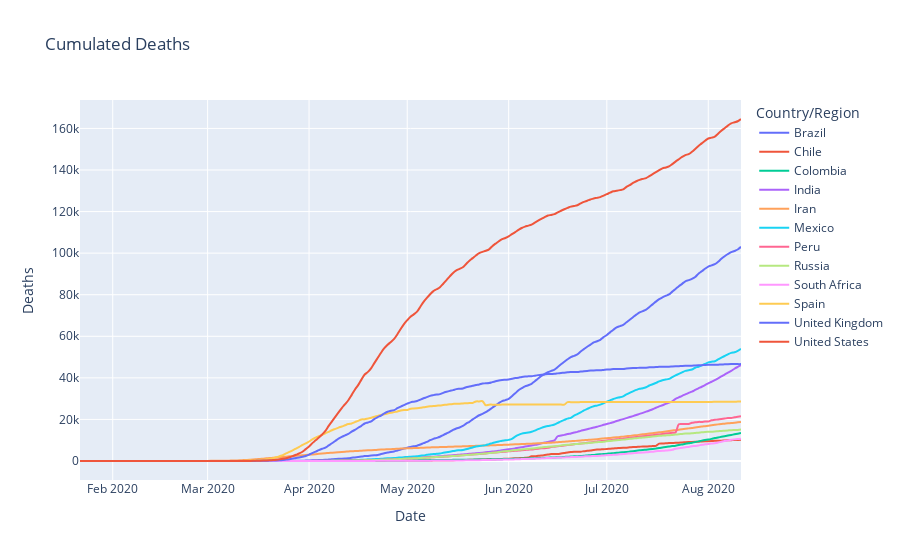

Notebook code for this chart:
### Code cell
fig = px.line(top12_countries, x="Date", y="Deaths", color="Country/Region", line_group="Country/Region", hover_name="Country/Region",
        line_shape="spline", render_mode="svg", title='Cumulated Deaths')
fig.show()

### Figure 1 — Plotly figure (JSON) as saved in the notebook; plotly's stock layout.template omitted (floating-point values rounded to 4 significant figures; data arrays with more than 128 entries replaced by an {"elided": "..."} marker saying what was removed)
{"data": [{"hovertemplate": "<b>%{hovertext}</b><br><br>Country/Region=Brazil<br>Date=%{x}<br>Deaths=%{y}<extra></extra>", "hovertext": {"elided": "203 str values"}, "legendgroup": "Brazil", "line": {"color": "#636efa", "dash": "solid", "shape": "spline"}, "mode": "lines", "name": "Brazil", "showlegend": true, "type": "scatter", "x": {"elided": "203 str values"}, "xaxis": "x", "y": {"elided": "203 int values"}, "yaxis": "y"}, {"hovertemplate": "<b>%{hovertext}</b><br><br>Country/Region=Chile<br>Date=%{x}<br>Deaths=%{y}<extra></extra>", "hovertext": {"elided": "203 str values"}, "legendgroup": "Chile", "line": {"color": "#EF553B", "dash": "solid", "shape": "spline"}, "mode": "lines", "name": "Chile", "showlegend": true, "type": "scatter", "x": {"elided": "203 str values"}, "xaxis": "x", "y": {"elided": "203 int values"}, "yaxis": "y"}, {"hovertemplate": "<b>%{hovertext}</b><br><br>Country/Region=Colombia<br>Date=%{x}<br>Deaths=%{y}<extra></extra>", "hovertext": {"elided": "203 str values"}, "legendgroup": "Colombia", "line": {"color": "#00cc96", "dash": "solid", "shape": "spline"}, "mode": "lines", "name": "Colombia", "showlegend": true, "type": "scatter", "x": {"elided": "203 str values"}, "xaxis": "x", "y": {"elided": "203 int values"}, "yaxis": "y"}, {"hovertemplate": "<b>%{hovertext}</b><br><br>Country/Region=India<br>Date=%{x}<br>Deaths=%{y}<extra></extra>", "hovertext": {"elided": "203 str values"}, "legendgroup": "India", "line": {"color": "#ab63fa", "dash": "solid", "shape": "spline"}, "mode": "lines", "name": "India", "showlegend": true, "type": "scatter", "x": {"elided": "203 str values"}, "xaxis": "x", "y": {"elided": "203 int values"}, "yaxis": "y"}, {"hovertemplate": "<b>%{hovertext}</b><br><br>Country/Region=Iran<br>Date=%{x}<br>Deaths=%{y}<extra></extra>", "hovertext": {"elided": "203 str values"}, "legendgroup": "Iran", "line": {"color": "#FFA15A", "dash": "solid", "shape": "spline"}, "mode": "lines", "name": "Iran", "showlegend": true, "type": "scatter", "x": {"elided": "203 str values"}, "xaxis": "x", "y": {"elided": "203 int values"}, "yaxis": "y"}, {"hovertemplate": "<b>%{hovertext}</b><br><br>Country/Region=Mexico<br>Date=%{x}<br>Deaths=%{y}<extra></extra>", "hovertext": {"elided": "203 str values"}, "legendgroup": "Mexico", "line": {"color": "#19d3f3", "dash": "solid", "shape": "spline"}, "mode": "lines", "name": "Mexico", "showlegend": true, "type": "scatter", "x": {"elided": "203 str values"}, "xaxis": "x", "y": {"elided": "203 int values"}, "yaxis": "y"}, {"hovertemplate": "<b>%{hovertext}</b><br><br>Country/Region=Peru<br>Date=%{x}<br>Deaths=%{y}<extra></extra>", "hovertext": {"elided": "203 str values"}, "legendgroup": "Peru", "line": {"color": "#FF6692", "dash": "solid", "shape": "spline"}, "mode": "lines", "name": "Peru", "showlegend": true, "type": "scatter", "x": {"elided": "203 str values"}, "xaxis": "x", "y": {"elided": "203 int values"}, "yaxis": "y"}, {"hovertemplate": "<b>%{hovertext}</b><br><br>Country/Region=Russia<br>Date=%{x}<br>Deaths=%{y}<extra></extra>", "hovertext": {"elided": "203 str values"}, "legendgroup": "Russia", "line": {"color": "#B6E880", "dash": "solid", "shape": "spline"}, "mode": "lines", "name": "Russia", "showlegend": true, "type": "scatter", "x": {"elided": "203 str values"}, "xaxis": "x", "y": {"elided": "203 int values"}, "yaxis": "y"}, {"hovertemplate": "<b>%{hovertext}</b><br><br>Country/Region=South Africa<br>Date=%{x}<br>Deaths=%{y}<extra></extra>", "hovertext": {"elided": "203 str values"}, "legendgroup": "South Africa", "line": {"color": "#FF97FF", "dash": "solid", "shape": "spline"}, "mode": "lines", "name": "South Africa", "showlegend": true, "type": "scatter", "x": {"elided": "203 str values"}, "xaxis": "x", "y": {"elided": "203 int values"}, "yaxis": "y"}, {"hovertemplate": "<b>%{hovertext}</b><br><br>Country/Region=Spain<br>Date=%{x}<br>Deaths=%{y}<extra></extra>", "hovertext": {"elided": "203 str values"}, "legendgroup": "Spain", "line": {"color": "#FECB52", "dash": "solid", "shape": "spline"}, "mode": "lines", "name": "Spain", "showlegend": true, "type": "scatter", "x": {"elided": "203 str values"}, "xaxis": "x", "y": {"elided": "203 int values"}, "yaxis": "y"}, {"hovertemplate": "<b>%{hovertext}</b><br><br>Country/Region=United Kingdom<br>Date=%{x}<br>Deaths=%{y}<extra></extra>", "hovertext": {"elided": "203 str values"}, "legendgroup": "United Kingdom", "line": {"color": "#636efa", "dash": "solid", "shape": "spline"}, "mode": "lines", "name": "United Kingdom", "showlegend": true, "type": "scatter", "x": {"elided": "203 str values"}, "xaxis": "x", "y": {"elided": "203 int values"}, "yaxis": "y"}, {"hovertemplate": "<b>%{hovertext}</b><br><br>Country/Region=United States<br>Date=%{x}<br>Deaths=%{y}<extra></extra>", "hovertext": {"elided": "203 str values"}, "legendgroup": "United States", "line": {"color": "#EF553B", "dash": "solid", "shape": "spline"}, "mode": "lines", "name": "United States", "showlegend": true, "type": "scatter", "x": {"elided": "203 str values"}, "xaxis": "x", "y": {"elided": "203 int values"}, "yaxis": "y"}], "layout": {"legend": {"title": {"text": "Country/Region"}, "tracegroupgap": 0}, "title": {"text": "Cumulated Deaths"}, "xaxis": {"anchor": "y", "domain": [0, 1], "title": {"text": "Date"}}, "yaxis": {"anchor": "x", "domain": [0, 1], "title": {"text": "Deaths"}}}}
